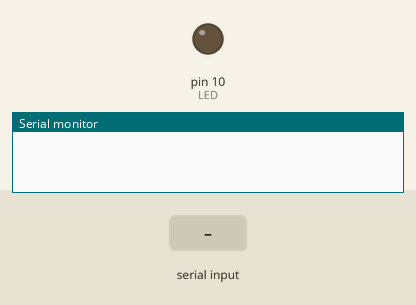
This sketch was run on a simulated Arduino Uno, built with avr-gcc and run on an emulated ATmega328P. Shown: output pins drawn as LEDs (lit = HIGH), the last lines printed to the serial monitor. Inputs (shaded band) come from the test bench.

Above: at 1.2 s.
1.3 s: "a\n" received over the second serial link
At 1.7 s:
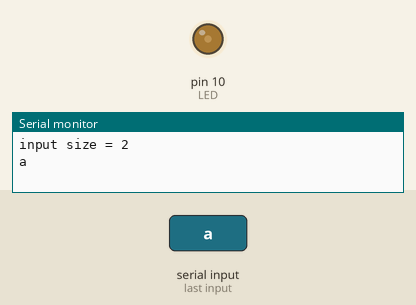
At 2.2 s:
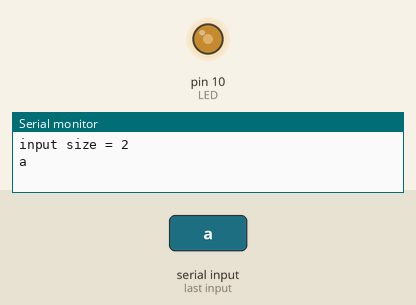
4.3 s: "b\n" received over the second serial link
At 5.2 s:
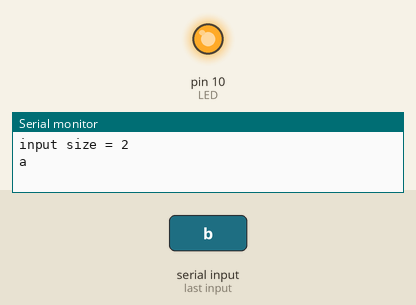
Timing chart, 0 to 7.3 s (numbered marks = the images above; inputs shaded):
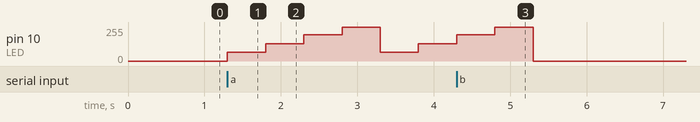

The sketch:

controlLED.ino
```cpp
#include <SoftwareSerial.h>
#include <Wire.h>


int LED = 10;
SoftwareSerial I2CBT(2,3);

void setup() {
  Serial.begin(9600);
  I2CBT.begin(9600);//bluetooth baud rate

  pinMode(LED, OUTPUT);
}

///////////////////main///////////////////////////

void loop() {

  byte cmmd[20];
  int insize;

  while(1){
/*
read message from bluetooth
*/
    if ((insize=(I2CBT.available()))>0){
       Serial.print("input size = ");
       Serial.println(insize);
       for (int i=0; i<insize; i++){
        cmmd[i]=char(I2CBT.read());
         Serial.print((char)cmmd[i]);
         Serial.print("\n");
       }

    }
      switch (cmmd[0]) {
        case 97: //"a"

//          digitalWrite(LED,HIGH);
          analogWrite(LED, 64);
          delay(500);
          analogWrite(LED, 128);
          delay(500);
          analogWrite(LED, 196);
          delay(500);
          analogWrite(LED, 255);
          delay(500);

          break;
      case 98://"b"

          digitalWrite(LED,LOW);

          break;

      } //Switch

  } //while

}
```

Measured:
- after the input at 1.3 s, pin 10 (LED): 0/255 → 64/255 at once, → 128/255 0.50 s later, → 196/255 0.50 s later, → 255/255 0.50 s later, … (6 changes in this stretch)
